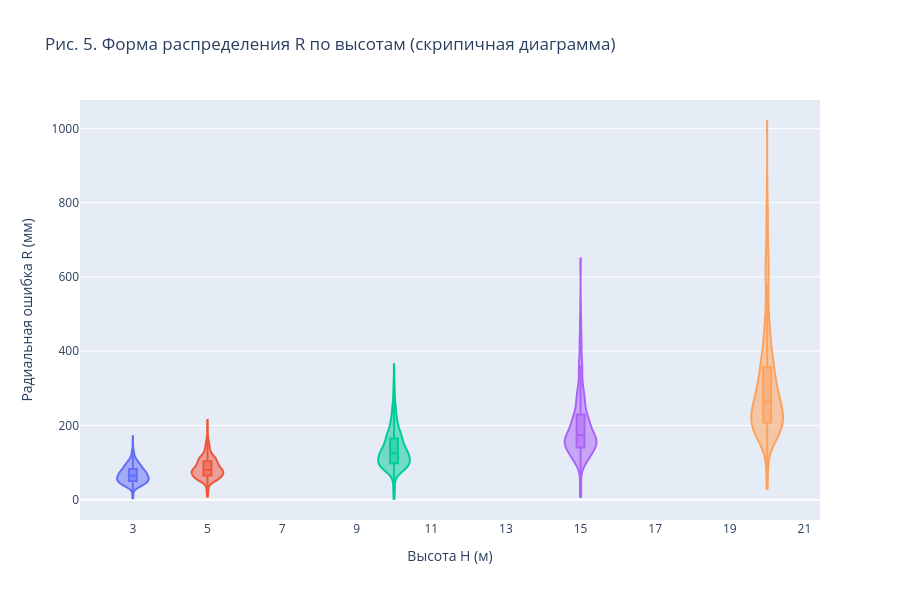

Source (notebook cell):
### Code cell
fig = px.violin(
    df, x="H", y="R", color="H_cat", box=True, points=False,
    title="Рис. 5. Форма распределения R по высотам (скрипичная диаграмма)",
    labels={"H": "Высота H (м)", "R": "Радиальная ошибка R (мм)", "H_cat": "Высота"},
    category_orders={"H_cat": H_CAT_ORDER},
)
fig.update_traces(width=0.85, spanmode="hard")
fig.update_layout(showlegend=False, height=600, width=900, violingap=0.15)
ALL_FIGS.append(("fig_05_violin_H", fig))
fig.show()

### Figure 1 — Plotly figure (JSON) as saved in the notebook; plotly's stock layout.template omitted (floating-point values rounded to 4 significant figures; data arrays with more than 128 entries replaced by an {"elided": "..."} marker saying what was removed)
{"data": [{"alignmentgroup": "True", "box": {"visible": true}, "hovertemplate": "Высота=3 м<br>Высота H (м)=%{x}<br>Радиальная ошибка R (мм)=%{y}<extra></extra>", "legendgroup": "3 м", "marker": {"color": "#636efa"}, "name": "3 м", "offsetgroup": "3 м", "orientation": "v", "points": false, "scalegroup": "True", "showlegend": true, "spanmode": "hard", "type": "violin", "width": 0.85, "x": {"elided": "885 int values"}, "x0": " ", "xaxis": "x", "y": {"elided": "885 float values"}, "y0": " ", "yaxis": "y"}, {"alignmentgroup": "True", "box": {"visible": true}, "hovertemplate": "Высота=5 м<br>Высота H (м)=%{x}<br>Радиальная ошибка R (мм)=%{y}<extra></extra>", "legendgroup": "5 м", "marker": {"color": "#EF553B"}, "name": "5 м", "offsetgroup": "5 м", "orientation": "v", "points": false, "scalegroup": "True", "showlegend": true, "spanmode": "hard", "type": "violin", "width": 0.85, "x": {"elided": "885 int values"}, "x0": " ", "xaxis": "x", "y": {"elided": "885 float values"}, "y0": " ", "yaxis": "y"}, {"alignmentgroup": "True", "box": {"visible": true}, "hovertemplate": "Высота=10 м<br>Высота H (м)=%{x}<br>Радиальная ошибка R (мм)=%{y}<extra></extra>", "legendgroup": "10 м", "marker": {"color": "#00cc96"}, "name": "10 м", "offsetgroup": "10 м", "orientation": "v", "points": false, "scalegroup": "True", "showlegend": true, "spanmode": "hard", "type": "violin", "width": 0.85, "x": {"elided": "885 int values"}, "x0": " ", "xaxis": "x", "y": {"elided": "885 float values"}, "y0": " ", "yaxis": "y"}, {"alignmentgroup": "True", "box": {"visible": true}, "hovertemplate": "Высота=15 м<br>Высота H (м)=%{x}<br>Радиальная ошибка R (мм)=%{y}<extra></extra>", "legendgroup": "15 м", "marker": {"color": "#ab63fa"}, "name": "15 м", "offsetgroup": "15 м", "orientation": "v", "points": false, "scalegroup": "True", "showlegend": true, "spanmode": "hard", "type": "violin", "width": 0.85, "x": {"elided": "885 int values"}, "x0": " ", "xaxis": "x", "y": {"elided": "885 float values"}, "y0": " ", "yaxis": "y"}, {"alignmentgroup": "True", "box": {"visible": true}, "hovertemplate": "Высота=20 м<br>Высота H (м)=%{x}<br>Радиальная ошибка R (мм)=%{y}<extra></extra>", "legendgroup": "20 м", "marker": {"color": "#FFA15A"}, "name": "20 м", "offsetgroup": "20 м", "orientation": "v", "points": false, "scalegroup": "True", "showlegend": true, "spanmode": "hard", "type": "violin", "width": 0.85, "x": {"elided": "885 int values"}, "x0": " ", "xaxis": "x", "y": {"elided": "885 float values"}, "y0": " ", "yaxis": "y"}], "layout": {"height": 600, "legend": {"title": {"text": "Высота"}, "tracegroupgap": 0}, "showlegend": false, "title": {"text": "Рис. 5. Форма распределения R по высотам (скрипичная диаграмма)"}, "violingap": 0.15, "violinmode": "group", "width": 900, "xaxis": {"anchor": "y", "domain": [0.0, 1.0], "title": {"text": "Высота H (м)"}}, "yaxis": {"anchor": "x", "domain": [0.0, 1.0], "title": {"text": "Радиальная ошибка R (мм)"}}}}
